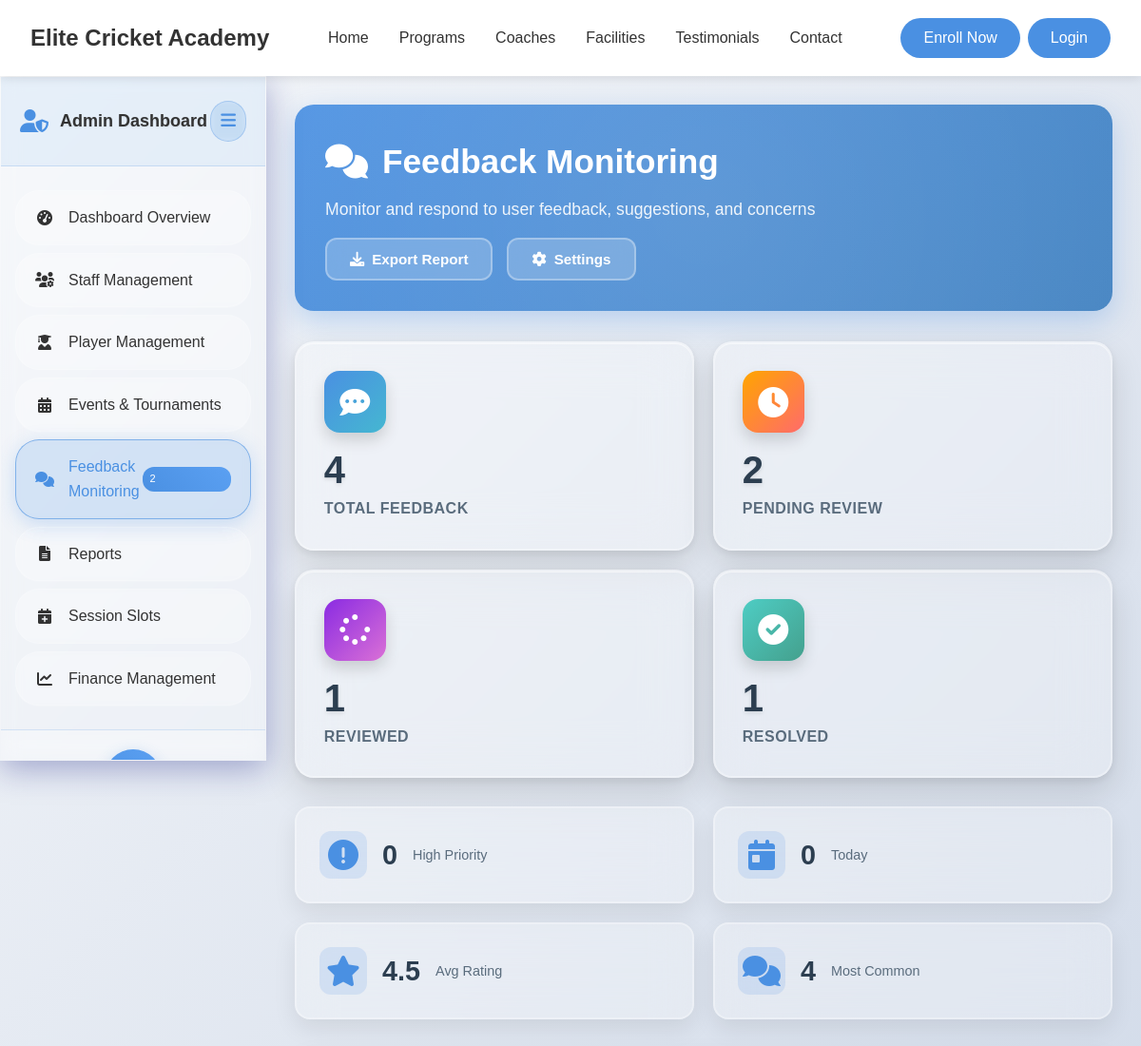
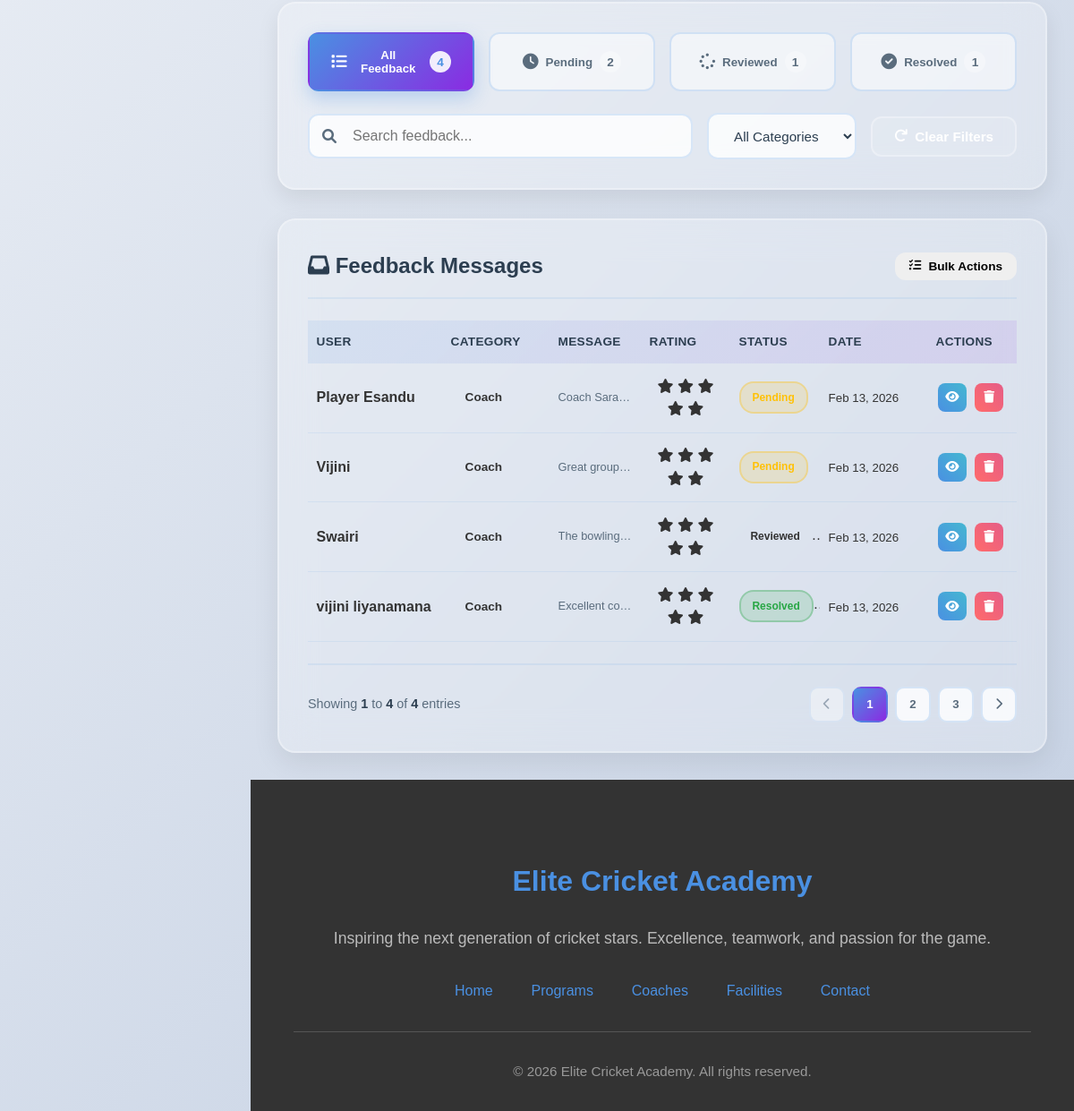
/admin/feedback (signed in), run on the app's committed database (2 pictures, top to bottom).
### tables this page shows
CREATE TABLE `feedback` (
  `FeedbackID` int(11) NOT NULL,
  `FromUserID` int(11) NOT NULL,
  `ToUserID` int(11) NOT NULL,
  `Content` text NOT NULL,
  `Rating` int(11) DEFAULT NULL COMMENT 'Rating from 1 to 5',
  `Category` enum('coach','trainer','facility','equipment','shop','general') DEFAULT NULL,
  `CreatedDate` datetime DEFAULT current_timestamp(),
  `Status` enum('pending','reviewed','resolved') DEFAULT 'pending'
);

CREATE TABLE `user` (
  `UserID` int(11) NOT NULL,
  `Name` varchar(255) NOT NULL,
  `DateOfBirth` date NOT NULL,
  `PhoneNumber` varchar(20) DEFAULT NULL,
  `Email` varchar(255) NOT NULL,
  `Address` text DEFAULT NULL,
  `School` varchar(255) DEFAULT NULL COMMENT 'School or educational institution',
  `Role` enum('Admin','ShopEmployee','Coach','Trainer','Player') NOT NULL,
  `Username` varchar(100) NOT NULL,
  `PasswordHash` varchar(255) NOT NULL,
  `DateJoined` datetime DEFAULT current_timestamp(),
  `Status` enum('active','inactive') DEFAULT 'active',
  `RequiresPasswordChange` tinyint(1) DEFAULT 0 COMMENT 'Force password change on first login',
  `PasswordChangeDeadline` datetime DEFAULT NULL COMMENT 'Deadline for mandatory password change',
  `LastLoginAt` datetime DEFAULT NULL COMMENT 'Track last successful login',
  `LoginAttempts` int(11) DEFAULT 0 COMMENT 'Failed login attempts counter',
  `AccountLockedUntil` datetime DEFAULT NULL COMMENT 'Account lock expiry time',
  `CreatedBy` int(11) DEFAULT NULL COMMENT 'Admin who created this user',
  `Notes` text DEFAULT NULL COMMENT 'Admin notes about the user',
  `ProfileImage` varchar(255) DEFAULT NULL COMMENT 'Relative path to user profile image (e.g., uploads/profile_images/profile_1_123456789.jpg)'
);

### app/views/admin/feedback.php (the view, shortened to what the rows shown need)
<?php require_once APPROOT . '/views/inc/components/header.php'; ?>
<link rel="stylesheet" href="<?php echo URLROOT; ?>/css/admin/admin-dashboard.css">
<link rel="stylesheet" href="<?php echo URLROOT; ?>/css/admin/feedback.css">
<div class="admin-layout">
    <main class="main-content" id="mainContent">
        <div class="feedback-header">
            <div class="header-content">
                <div class="header-text">
                    <h1><i class="fas fa-comments"></i> Feedback Monitoring</h1>
                </div>
            </div>
        </div>
        <div class="feedback-table-section">
            <div class="table-header">
                <h2><i class="fas fa-inbox"></i> Feedback Messages</h2>
            </div>
            <div class="feedback-table-wrapper">
                <table class="feedback-table" id="feedbackTable">
                    <thead>
                        <tr>
                            <th width="150">User</th>
                            <th width="120">Category</th>
                            <th>Message</th>
                            <th width="100">Rating</th>
                            <th width="100">Status</th>
                            <th width="120">Date</th>
                            <th width="100">Actions</th>
                        </tr>
                    </thead>
                    <tbody>
                        <?php if(!empty($data['allFeedbacks'])): ?>
                            <?php foreach ($data['allFeedbacks'] as $feedback): ?>
                        <tr class="feedback-row" data-status="<?php echo $feedback['status']; ?>" data-priority="<?php echo $feedback['priority']; ?>" data-category="<?php echo $feedback['subject'] ?? 'general'; ?>" data-feedback-id="<?php echo $feedback['id']; ?>">
                            <td>
                                <strong><?php echo htmlspecialchars($feedback['user_name'] ?? 'Unknown'); ?></strong>
                            </td>
                            <td>
                                <span class="category-badge"><?php echo ucfirst($feedback['subject'] ?? 'General'); ?></span>
                            </td>
                            <td>
                                <div class="message-preview"><?php echo htmlspecialchars(substr($feedback['message'], 0, 100)) . (strlen($feedback['message']) > 100 ? '...' : ''); ?></div>
                            </td>
                            <td style="text-align: center;">
                                <?php if($feedback['rating']): ?>
                                <span class="rating-inline">
                                    <?php for($i=1; $i<=5; $i++): ?>
                                        <i class="fas fa-star <?php echo $i <= $feedback['rating'] ? 'filled' : ''; ?>"></i>
                                    <?php endfor; ?>
                                </span>
                                <?php else: ?>
                                <span style="color: #999;">—</span>
                                <?php endif; ?>
                            </td>
                            <td>
                                <span class="status-badge <?php echo $feedback['status']; ?>">
                                    <?php echo ucfirst($feedback['status']); ?>
                                </span>
                            </td>
                            <td class="date-cell">
                                <small><?php echo date('M d, Y', strtotime($feedback['created_at'])); ?></small>
                            </td>
                            <td class="actions-cell">
                                <button class="btn-action-table view" onclick="viewFeedback(<?php echo $feedback['id']; ?>)" title="View">
                                    <i class="fas fa-eye"></i>
                                </button>
                                <button class="btn-action-table delete" onclick="deleteFeedback(<?php echo $feedback['id']; ?>)" title="Delete">
                                    <i class="fas fa-trash"></i>
                                </button>
                            </td>
                        </tr>
                        <?php endforeach; ?>
                        <?php endif; ?>
                    </tbody>
                </table>
            </div>
        </div>
    </main>
</div>
<?php require_once APPROOT . '/views/inc/components/footer.php'; ?>

### data on the page
feedback: FromUserID.Name "Player Esandu", Category "Coach", Content "Coach Sara…", Status "Pending", CreatedDate "Feb 13, 2026"
feedback: FromUserID.Name "Vijini", Category "Coach", Content "Great group…", Status "Pending", CreatedDate "Feb 13, 2026"
feedback: FromUserID.Name "Swairi", Category "Coach", Content "The bowling…", Status "Reviewe…", CreatedDate "Feb 13, 2026"
feedback: FromUserID.Name "vijini liyanamana", Category "Coach", Content "Excellent co…", Status "Resolve…", CreatedDate "Feb 13, 2026"

### other printed values
$data['feedbackStats']['pending'] "2"
$data['feedbackStats']['total'] "4"
$data['feedbackStats']['reviewed'] "1"
$data['feedbackStats']['resolved'] "1"
$data['feedbackStats']['highPriority'] "0"
$data['feedbackStats']['todayCount'] "0"
$avgRating / $ratedCount "4.5"
max($byCategory) "4"
count($data['allFeedbacks']) "4"
